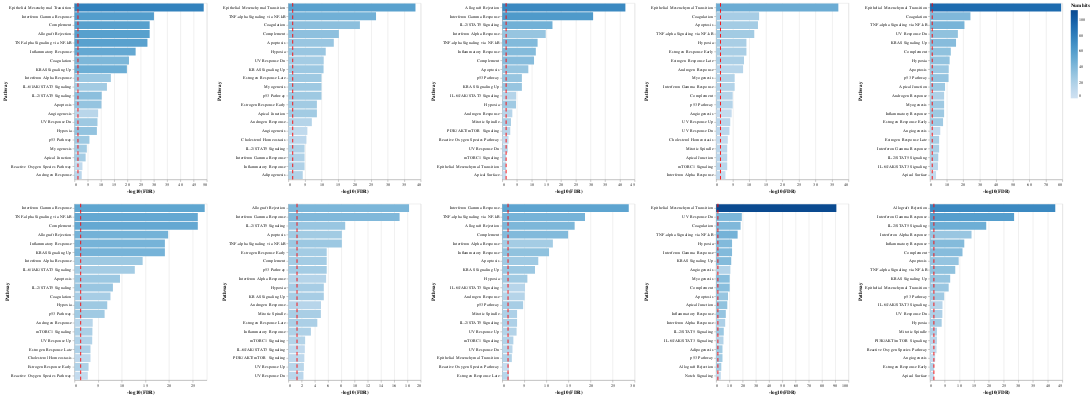

The notebook cell saved with this chart:
### Code cell
combined_chart = alt.concat(*list(plots.values()), columns=5)

combined_chart
